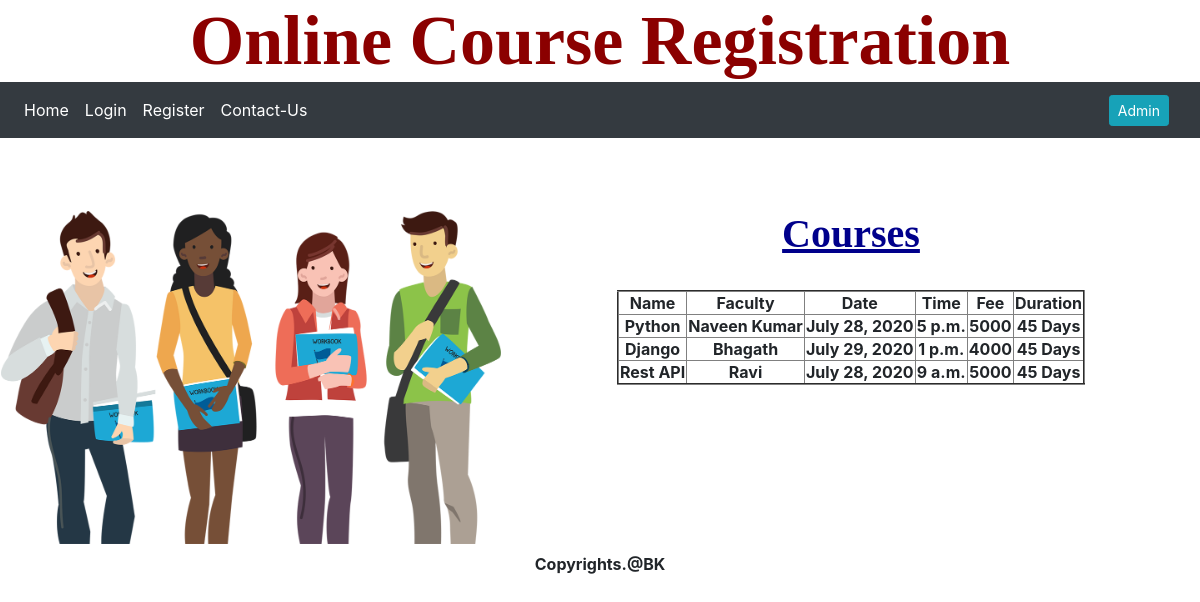
The app's page /index/ with its own data.
### OCR/models.py (models this page shows)
class CourseregModel(models.Model):
    cid = models.AutoField(primary_key=True)
    name=models.CharField(max_length=49)
    faculty=models.CharField(max_length=49)
    date = models.DateField()
    time =models.TimeField()
    fee = models.IntegerField()
    duration= models.CharField(max_length=50)

### OCR/views.py (the view)
# urls.py: path('index/',views.index,name="index"),
def index(request):
    detail = CourseregModel.objects.all()
    return render(request,"index.html",{"detail":detail})

### templates/index.html
{% extends 'common.html' %}
{% load static %}
{% block common %}
    {% include 'mainmenu.html' %}
<br>
    <br><br>
<table align="left" rowspan="10"  border="0" style="font-style: italic;font-size: 100px">
 <tr>
        <th rowspan="9">
            <img src="{% static 'images/home2.png' %}" width="500">
        </th>
    </tr>
</table>
    <table align="center" border="2">
    <tr align="center" >
        <h1 align="center" colspan="8" style="color: darkblue;
        font-family: 'Times New Roman';
        text-decoration: underline;font-weight: bold ">Courses</h1><br>
        <th > Name</th>
        <th >Faculty</th>
        <th >Date</th>
        <th >Time</th>
        <th  >Fee</th>
        <th >Duration</th>
    </tr>
     {% for x in detail %}
        <tr align="center"><th>{{ x.name }}</th>
        <th>{{ x.faculty }}</th>
        <th>{{ x.date }}</th>
        <th>{{ x.time }}</th>
            <th>{{ x.fee }}</th>
        <th>{{ x.duration }}</th>
        </tr>
    {% endfor %}
    </table>
    <br><br><br><br><br><br><br>
{%  endblock %}

### records on screen
CourseregModel: name "Python", faculty "Naveen Kumar", date "July 28, 2020", time "5 p.m.", fee "5000", duration "45 Days"
CourseregModel: name "Django", faculty "Bhagath", date "July 29, 2020", time "1 p.m.", fee "4000", duration "45 Days"
CourseregModel: name "Rest API", faculty "Ravi", date "July 28, 2020", time "9 a.m.", fee "5000", duration "45 Days"
